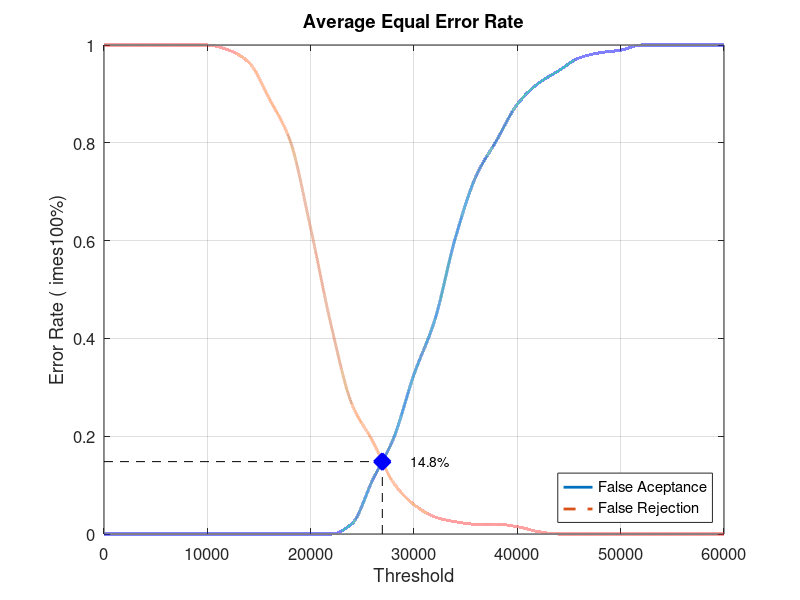
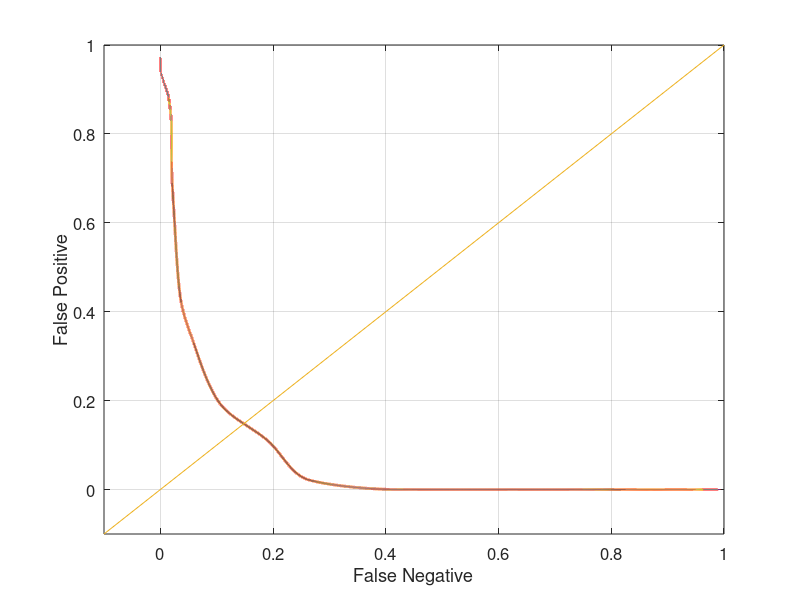

The MATLAB source for these figures, in order:
close all;
clear;
clc;
x = 0:2000:60000;
xq = 0:0.5:60000;

y0 = [0 0 0 0 0 0 0 0 0 0 0 0 0.0210526 0.110526 0.194737 0.326316 0.436842 0.605263 0.731579 0.805263 0.878947 0.921053 0.947368 0.973684 0.984211 0.989474 1 1 1 1 1]
yy0 = interp1(x, y0, xq, 'pchip');
y1 = [1 1 1 1 1 1 0.99 0.965 0.89 0.805 0.625 0.425 0.265 0.19 0.105 0.06 0.035 0.025 0.02 0.02 0.015 0.005 0 0 0 0 0 0 0 0 0]
yy1 = interp1(x, y1, xq, 'pchip');

% Calculating EER: 
y2 = abs(y0 - y1);
find(y2 == min(y2))
yy2 = abs(yy0 - yy1);
xEER = find(yy2 == min(yy2));
xEERIndex = xq(xEER) % X-axis EER
yEER = yy0(xEER) % Y-axis EER

main = figure
plot(xq, yy0,'-','LineWidth', 2);	hold on
plot(xq, yy1,'--','LineWidth', 2);	hold on
plot([xEERIndex xEERIndex], [0 yEER], 'k--');	hold on
plot([0 xEERIndex], [yEER yEER], 'k--');	hold on
plot(xEERIndex, yEER, 'bx', 'LineWidth', 10);	hold on
text(xEERIndex + 10 * xEERIndex / 100, yEER, [num2str(round((10000 * yEER)) / 100) '%'])
legend('False Aceptance', 'False Rejection', 'Location', 'SouthEast')
xlabel('Threshold')
ylabel('Error Rate (	imes100%)')
title('Average Equal Error Rate')
set(gca, 'FontSize', 12)
axis([0 60000 0 1])
grid on

print(main, 'Database1_1Main', '-dpng');
FNRxFPR = figure('Color', [1 1 1]);
plot(yy1, yy0, '-', yy1, yy0, 'LineWidth', 2);
hold on
y = -0.1:0.1:1
plot(y, y); 
set(gca, 'FontSize', 12)
xlabel('False Negative')
ylabel('False Positive')
axis([-0.1 1 -0.1 1])
set(gca, 'FontSize', 12)
grid on

print(FNRxFPR, 'Database1_1FNRxFPR','-dpng');
